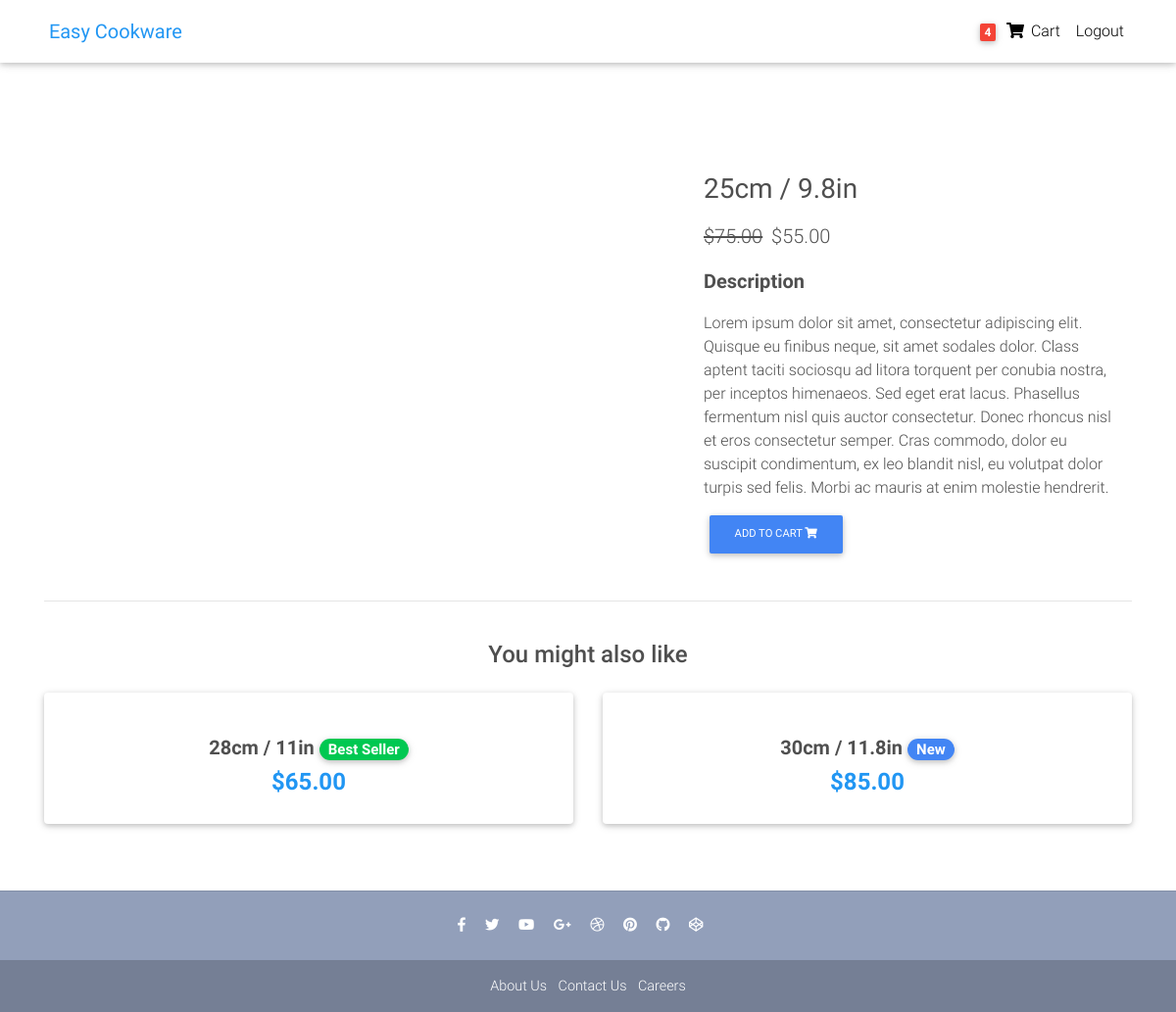
/product/4/ (signed in), run on an earlier commit of the app's database.
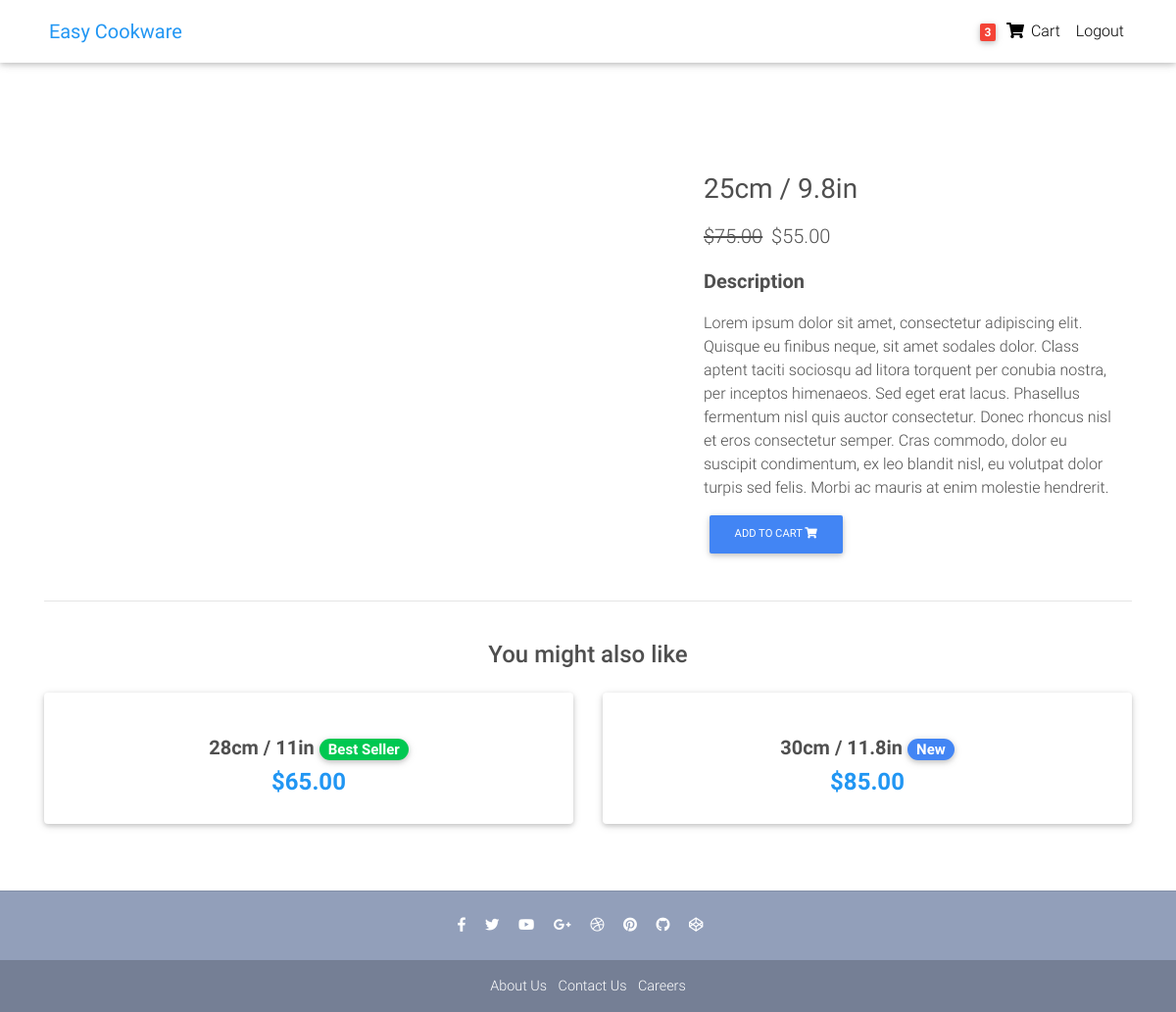
And on a later commit of the database.
### frypan/models.py (models this page shows, shortened)
class Order(models.Model):
    user = models.ForeignKey(settings.AUTH_USER_MODEL, on_delete=models.CASCADE)
    items = models.ManyToManyField(OrderItem)
    start_date = models.DateTimeField(auto_now_add=True)
    ordered_date = models.DateTimeField()
    ordered = models.BooleanField(default=False)

class OrderItem(models.Model):
    user = models.ForeignKey(settings.AUTH_USER_MODEL, on_delete=models.CASCADE)
    ordered = models.BooleanField(default=False)
    items = models.ForeignKey(Item, on_delete=CASCADE)
    quantity = models.IntegerField(default=1)

class Item(models.Model):
    title = models.CharField(max_length=100)
    price = models.DecimalField(max_digits=6, decimal_places=2)
    stripe_price = models.CharField(max_length=120, blank=True, null=True)
    discount_price = models.DecimalField(max_digits=6, decimal_places=2, blank=True, null=True)
    label_color = models.CharField(max_length=25, blank=True, null=True)
    label = models.CharField(max_length=25, blank=True, null=True)
    description = models.TextField()
    img = models.CharField(max_length=500)

### frypan/views.py (the view)
# urls.py: path('product/<int:product_id>/', views.product, name='product'),
def product(request, product_id):
    prod = get_object_or_404(Item, id=product_id)
    context = {
        'prod':prod,
        'items':Item.objects.all()
    }
    return render(request,'product.html',context)

### frypan/templatetags/cart_template_tags.py (called while the page is built)
@register.filter
def cart_item_count(user):
    if user.is_authenticated:
        order = Order.objects.get(user=user, ordered=False)
        sum = 0
        for item in order.items.all():
            sum += item.quantity
    return sum

### frypan/templates/product.html (shortened to what this page needs)
{% extends "base.html" %}
{% load static %}
{% block content %}
  <main class="mt-3 pt-2">
    <div class="container dark-grey-text mt-5">
      <div class="row wow fadeIn">
        <div class="col-md-7 mb-4">
        </div>
        <div class="col-md-5 mb-4">
          <div class="p-2">
            <div class="mb-3">
              <h3><strong>{{ prod.title }}</strong></h3>
            </div>
            <p class="lead">
              {% if prod.discount_price %}
              <span class="mr-1">
                <del>${{ prod.price }}</del>
              </span>
              <span>${{ prod.discount_price }}</span>
              {% else %}
              <span>${{ prod.price }}</span>
              {% endif %}
            </p>
            <p class="lead font-weight-bold">Description</p>
            <p>{{ prod.description }}</p>
            <a href="{% url 'frypan:add_to_cart' prod.id %}" class="btn btn-primary btn-md my-0 p">Add to cart
              <i class="fas fa-shopping-cart"></i>
            </a>
          </div>
        </div>
      </div>
      <hr>
      <div class="row d-flex justify-content-center wow fadeIn">
        <div class="col-md-6 text-center">
          <h4 class="my-4 h4">You might also like</h4>
        </div>
      </div>
      <div class="row wow fadeIn">
        {% for item in items %}
        {% if item.id != prod.id %}
        <div class="col-lg-6 col-md-12 mb-4">
            <div class="card">
              <div class="view overlay pt-3">
              </div>
              <div class="card-body text-center">
                <h5>
                  <strong>
                    <a href="{% url 'frypan:product' item.id %}" class="dark-grey-text">{{ item.title }}
                      {% if item.label_color %}
                      <span class="badge badge-pill {{ item.label_color }}-color">{{ item.label}}</span>
                      {% endif %}
                    </a>
                  </strong>
                </h5>
                <h4 class="font-weight-bold blue-text">
                  {% if item.discount_price %}
                  <strong>${{ item.discount_price }}</strong>
                  {% else %}
                  <strong>${{ item.price }}</strong>
                  {% endif %}
                </h4>
              </div>
            </div>
          </div>
          {% endif %}
          {% endfor %}
      </div>
    </div>
  </main>
{% endblock content %}

### frypan/templates/base.html (shortened to what this page needs)
{% load static %}
<!DOCTYPE html>
<html lang="en">
    <head>
        <link rel="stylesheet" href="https://use.fontawesome.com/releases/v5.11.2/css/all.css">
        <link href="{% static 'css/bootstrap.min.css' %}" rel="stylesheet">
        <link href="{% static 'css/mdb.min.css' %}" rel="stylesheet">
        <link href="{% static 'css/style.min.css' %}" rel="stylesheet">
    </head>
        <div class="mt-6 pt-4"></div>
        <div class="mt-6 pt-4"></div>
        <div class="mt-6 pt-4"></div>
        <div class="mt-6 pt-4">
        </div>
        <body>
            <div id="wrap">
                <div id="main">
                    {% include '_navbar.html' %}
                    {% block content %}
                    {% endblock %}
                </div>
            </div>
            <footer class="footer">{% include '_footer.html' %}</footer>
        </body>
</html>

### frypan/templates/_navbar.html (shortened to what this page needs)
  {% load cart_template_tags %}
  {% load static %}
  <nav class="navbar fixed-top navbar-expand-lg navbar-light white scrolling-navbar">
    <div class="container">
      <a class="navbar-brand waves-effect" href="{% url 'frypan:home' %}">
        <strong class="blue-text">  Easy Cookware</strong>
      </a>
      <div class="collapse navbar-collapse" id="navbarSupportedContent">
        <ul class="navbar-nav nav-flex-icons">
          {% if request.user.is_authenticated %}
          <li class="nav-item">
            <a class="nav-link waves-effect" href="{% url 'frypan:order_summary' %}">
              {% if request.user|cart_item_count > 0 %}
              <span class="badge red z-depth-1 mr-1"> {{ request.user|cart_item_count }} </span>
              {% else %}
              <span class="badge red z-depth-1 mr-1"> 0 </span>
              {% endif %}
              <i class="fas fa-shopping-cart"></i>
              <span class="clearfix d-none d-sm-inline-block"> Cart </span>
            </a>
          </li>
          <li class="nav-item">
            <a class="nav-link waves-effect" href="{% url 'account_logout' %}">
              <span class="clearfix d-none d-sm-inline-block"> Logout </span>
            </a>
          </li>
          {% endif %}
        </ul>
      </div>
    </div>
  </nav>

### frypan/templates/_footer.html
<footer class="page-footer text-center font-small mt-4 wow fadeIn">
    <hr class="my-4">
    <div class="pb-4">
      <a href="#" target="_blank">
        <i class="fab fa-facebook-f mr-3"></i>
      </a>
      <a href="#" target="_blank">
        <i class="fab fa-twitter mr-3"></i>
      </a>
      <a href="#" target="_blank">
        <i class="fab fa-youtube mr-3"></i>
      </a>
      <a href="#" target="_blank">
        <i class="fab fa-google-plus-g mr-3"></i>
      </a>
      <a href="#" target="_blank">
        <i class="fab fa-dribbble mr-3"></i>
      </a>
      <a href="#" target="_blank">
        <i class="fab fa-pinterest mr-3"></i>
      </a>
      <a href="#" target="_blank">
        <i class="fab fa-github mr-3"></i>
      </a>
      <a href="#" target="_blank">
        <i class="fab fa-codepen mr-3"></i>
      </a>
    </div>
    <div class="footer-copyright py-3">
      <span class="m-1"><a href="{% url 'frypan:about_us' %}">About Us</a></span>
      <span class="m-1"><a href="{% url 'frypan:contact_us' %}">Contact Us</a></span>
      <span class="m-1"><a href="#">Careers</a></span>
    </div>
  </footer>

### frypan/templates/base.html (style rules this page uses)
html, body, header, .carousel { height: 60vh; }
html, body { height: 100%; }
#wrap { min-height: 100%; }
#main { overflow:auto; padding-bottom:150px; }
.footer { position: relative; margin-top: -150px; height: 150px; clear:both; padding-top:20px; }

What changed in the data, as far as the page shows it:
changed Item "28cm / 11in": price (not shown) → "65.00"; discount_price "65.00" → (not shown)
Also different on the page:
{{ request.user|cart_item_count }}: "4" → "3"
